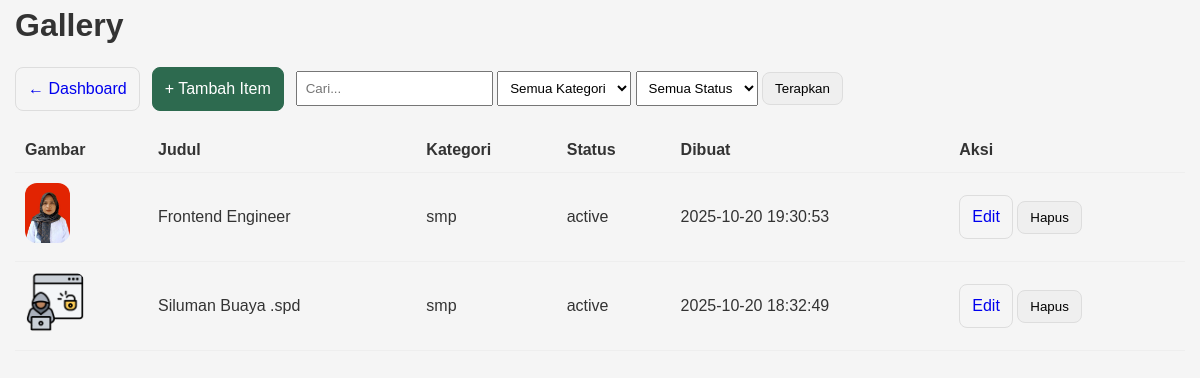
Page /admin/gallery/index.php?category=smp (signed in) on the committed database.
### tables this page shows
CREATE TABLE `gallery` (
  `id` int(11) NOT NULL,
  `title` varchar(255) NOT NULL,
  `description` text DEFAULT NULL,
  `image_path` varchar(500) NOT NULL,
  `category` enum('tk','sd','smp','sma') NOT NULL,
  `status` enum('active','inactive') DEFAULT 'active',
  `created_by` int(11) DEFAULT NULL,
  `created_at` timestamp NULL DEFAULT current_timestamp()
);

### config/database.php (called while the page is built, shortened)
<?php
class Database {
    private $host = "localhost";
    private $db_name = "isr_school";
    private $username = "root";
    private $password = "";
    public function getConnection() {
        $this->conn = null;
        try {
            $this->conn = new PDO("mysql:host=" . $this->host . ";dbname=" . $this->db_name, $this->username, $this->password);
            $this->conn->exec("set names utf8");
            $this->conn->setAttribute(PDO::ATTR_ERRMODE, PDO::ERRMODE_EXCEPTION);
        } catch(PDOException $exception) {
            echo "Connection error: " . $exception->getMessage();
        }
        return $this->conn;
    }
}
?>

### models/Gallery.php (called while the page is built, shortened)
<?php
require_once __DIR__ . '/../config/database.php';
class Gallery {
  private $db;
  public function __construct() {
    $this->db = (new Database())->getConnection();
  }
  public function all($filters = []) {
    $sql = "SELECT * FROM gallery WHERE 1=1";
    $params = [];
    if (!empty($filters['category'])) {
    $sql .= " AND LOWER(category) = :category";
    $params[':category'] = strtolower($filters['category']);
    }
    $sql .= " ORDER BY created_at DESC";
    $stmt = $this->db->prepare($sql);
    foreach ($params as $k => $v) $stmt->bindValue($k, $v);
    $stmt->execute();
    return $stmt->fetchAll(PDO::FETCH_ASSOC);
  }
}

### admin/gallery/index.php (the view, shortened to what this page needs)
<?php
require_once __DIR__ . '/../../models/Gallery.php';
$gallery = new Gallery();
$q = $_GET['q'] ?? '';
$category = $_GET['category'] ?? '';
$status = $_GET['status'] ?? '';
$items = $gallery->all([
  'q' => $q,
  'category' => $category,
  'status' => $status,
]);
function h($s){ return htmlspecialchars((string)$s, ENT_QUOTES, 'UTF-8'); }
?>
<!DOCTYPE html>
<html lang="id">
<head>
  <link rel="stylesheet" href="/site/assets/css/style.css">
</head>
<body>
  <div class="container">
    <h1>Gallery</h1>
    <div class="topbar">
      <a href="/site/admin/dashboard.php" class="btn">← Dashboard</a>
      <a class="btn btn-primary" href="create.php">+ Tambah Item</a>
      <form class="filters" method="get">
        <input type="text" name="q" placeholder="Cari..." value="<?= h($q) ?>">
        <select name="category">
          <option value="">Semua Kategori</option>
        </select>
        <select name="status">
          <option value="">Semua Status</option>
        </select>
        <button class="btn">Terapkan</button>
      </form>
    </div>
    <table>
      <thead>
        <tr><th>Gambar</th><th>Judul</th><th>Kategori</th><th>Status</th><th>Dibuat</th><th>Aksi</th></tr>
      </thead>
      <tbody>
        <?php foreach ($items as $it): ?>
          <tr>
            <td><?php if ($it['image_path']): ?><img src="/site/<?= h($it['image_path']) ?>" alt="" style="height:60px"><?php endif; ?></td>
            <td><?= h($it['title']) ?></td>
            <td><?= h($it['category']) ?></td>
            <td><?= h($it['status']) ?></td>
            <td><?= h($it['created_at']) ?></td>
            <td>
              <a class="btn" href="edit.php?id=<?= (int)$it['id'] ?>">Edit</a>
              <form action="delete.php" method="post" style="display:inline" onsubmit="return confirm('Hapus item ini?')">
                <button class="btn" type="submit">Hapus</button>
              </form>
            </td>
          </tr>
        <?php endforeach; ?>
      </tbody>
    </table>
  </div>
</body>
</html>

### assets/css/style.css (style rules this page uses)
* { margin: 0; padding: 0; box-sizing: border-box; font-family: 'Arial', sans-serif; }
body { background-color: #f5f5f5; color: #333; line-height: 1.6; }
.container { width: 100%; max-width: 1200px; margin: 0 auto; padding: 0 15px; }
.container { max-width: 1200px; margin: auto; }
img { max-width:100%;height:auto;border-radius:0.75rem }

### admin/gallery/index.php (style rules this page uses)
table { width: 100%; border-collapse: collapse; }
th, td { padding: 10px; border-bottom: 1px solid #eee; text-align: left; }
.topbar { display: flex; gap: 12px; align-items: center; margin: 16px 0; flex-wrap: wrap; }
.btn { padding: 8px 12px; border-radius: 8px; border: 1px solid #ddd; text-decoration: none; display: inline-block; }
.btn-primary { background: #2d6a4f; color: #fff; border-color: #2d6a4f; }
.filters input, .filters select { padding: 8px; }

### rows in the picture
gallery: image_path (picture), title "Frontend Engineer", category "smp", status "active", created_at "2025-10-20 19:30:53"
gallery: image_path (picture), title "Siluman Buaya .spd", category "smp", status "active", created_at "2025-10-20 18:32:49"
